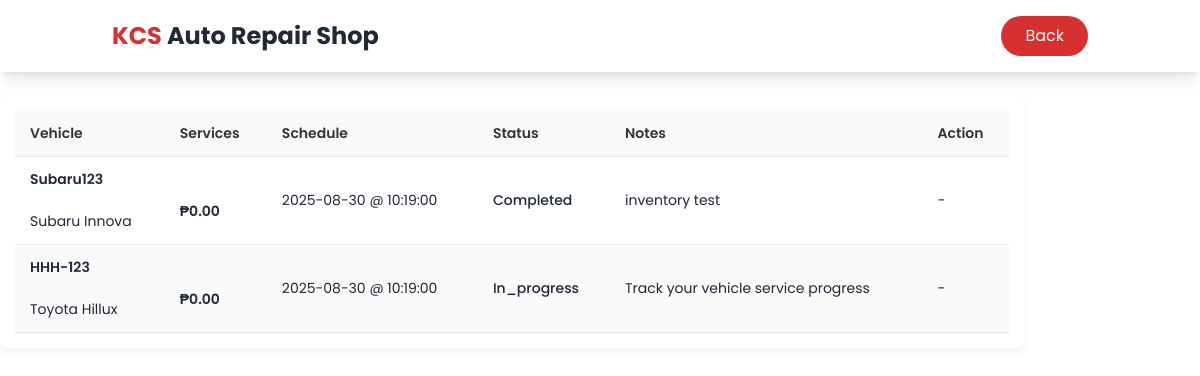
Page /customer_appointments.php (signed in) on the committed database.
### tables this page shows
CREATE TABLE `appointments` (
  `id` int(11) NOT NULL,
  `user_id` int(11) DEFAULT NULL,
  `vehicle_id` int(11) DEFAULT NULL,
  `service_id` int(11) DEFAULT NULL,
  `scheduled_date` date DEFAULT NULL,
  `scheduled_time` time DEFAULT NULL,
  `status` enum('pending','confirmed','in_progress','completed','cancelled','declined') DEFAULT 'pending',
  `notes` text DEFAULT NULL,
  `created_at` timestamp NOT NULL DEFAULT current_timestamp(),
  `bay_id` int(11) DEFAULT NULL,
  `mechanic_id` int(11) DEFAULT NULL
);

CREATE TABLE `vehicles` (
  `id` int(11) NOT NULL,
  `user_id` int(11) DEFAULT NULL,
  `brand` varchar(50) DEFAULT NULL,
  `model` varchar(50) DEFAULT NULL,
  `plate_number` varchar(20) DEFAULT NULL
);

### customer_appointments.php (the view, shortened to what this page needs)
<?php
include 'header.php';
require_once 'config.php';
$user_id = $_SESSION['user']['id'];
$stmt = $pdo->prepare("
    SELECT
        a.id, a.scheduled_date, a.scheduled_time, a.status, a.notes,
        v.brand, v.model, v.plate_number,
        GROUP_CONCAT(s.name SEPARATOR ', ') AS service_names,
        SUM(s.cost) AS total_cost
    FROM appointments a
    JOIN vehicles v ON a.vehicle_id = v.id
    LEFT JOIN appointment_services aps ON aps.appointment_id = a.id
    LEFT JOIN services s ON aps.service_id = s.id
    WHERE a.user_id = ?
    GROUP BY a.id
    ORDER BY a.scheduled_date DESC, a.scheduled_time DESC
");
$stmt->execute([$user_id]);
$appointments = $stmt->fetchAll(PDO::FETCH_ASSOC);
?>
<!DOCTYPE html>
<html lang="en">
<head>
    <link rel="stylesheet" href="css/my_appointments.css">
</head>
<body>
    <br><br><br><br>
    <div class="container">
        <div class="main-content">
            <div class="appointments-table-container">
                <table class="appointments-table">
                    <thead>
                        <tr>
                            <th>Vehicle</th>
                            <th>Services</th>
                            <th>Schedule</th>
                            <th>Status</th>
                            <th>Notes</th>
                            <th>Action</th>
                        </tr>
                    </thead>
                    <tbody>
                        <?php foreach ($appointments as $row): ?>
                            <tr>
                                <td>
                                    <strong><?= htmlspecialchars($row['plate_number']) ?></strong><br>
                                    <?= htmlspecialchars($row['brand']) ?> <?= htmlspecialchars($row['model']) ?>
                                </td>
                                <td>
                                    <?= htmlspecialchars($row['service_names']) ?><br>
                                    <strong>₱<?= number_format($row['total_cost'], 2) ?></strong>
                                </td>
                                <td><?= $row['scheduled_date'] ?> @ <?= $row['scheduled_time'] ?></td>
                                <td><?= ucfirst($row['status']) ?></td>
                                <td><?= $row['notes'] ? htmlspecialchars($row['notes']) : '-' ?></td>
                                <td>
                                    <?php if (in_array($row['status'], ['pending', 'confirmed'])): ?>
                                        <form method="POST">
                                            <input type="hidden" name="cancel_id" value="<?= $row['id'] ?>">
                                            <button type="submit" class="cancel-btn" onclick="return confirm('Cancel this appointment?')">Cancel</button>
                                        </form>
                                    <?php else: ?>
                                        -
                                    <?php endif; ?>
                                </td>
                            </tr>
                        <?php endforeach; ?>
                    </tbody>
                </table>
            </div>
        </div>
    </div>
</body>
</html>

### css/header.css (style rules this page uses)
body { font-family: 'Poppins', sans-serif; }

### css/my_appointments.css (style rules this page uses)
.appointments-table-container { background-color: #ffffff; border-radius: 8px; box-shadow: 0 4px 8px rgba(0,0,0,0.05); padding: 15px; overflow-x: auto; }
.appointments-table { width: 100%; border-collapse: collapse; font-family: 'Poppins', sans-serif; font-size: 14px; }
.appointments-table thead { background-color: #f8f9fa; }
.appointments-table th, .appointments-table td { padding: 12px 15px; text-align: left; border-bottom: 1px solid #e9ecef; vertical-align: middle; }
.appointments-table th { font-weight: 600; color: #333; }
.appointments-table td strong { font-weight: 600; display: block; }
.appointments-table tbody tr:nth-child(even) { background-color: #fafafa; }
.appointments-table td:nth-child(4) { font-weight: 500; }

### rows in the picture
appointments: vehicle.plate_number "Subaru123", vehicle.brand "Subaru", vehicle.model "Innova", total_cost "0.00", scheduled_date "2025-08-30", scheduled_time "10:19:00", status "Completed", notes "inventory test"
appointments: vehicle.plate_number "HHH-123", vehicle.brand "Toyota", vehicle.model "Hillux", total_cost "0.00", scheduled_date "2025-08-30", scheduled_time "10:19:00", status "In_progress", notes "Track your vehicle service progress"
